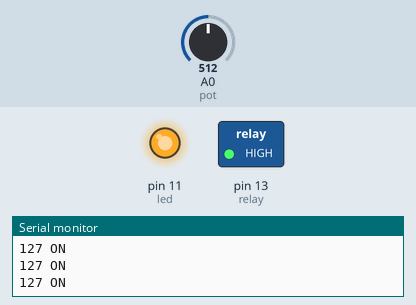
Bench run of a sketch on a simulated Arduino Uno, built with avr-gcc and run on an emulated ATmega328P. Parts: switched loads named in the sketch (green lamp = pin HIGH), output pins drawn as LEDs (lit = HIGH), the last lines printed to the serial monitor. The inputs (shaded band) are chosen by the test bench; at power-on: A0 (pot) = 512.

Above: at 1.2 s.
1.3 s: A0 (pot) set to 619
2.8 s: A0 (pot) set to 642
At 4.0 s:
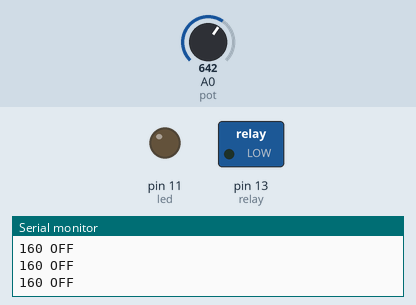
4.3 s: A0 (pot) set to 511
At 5.2 s:
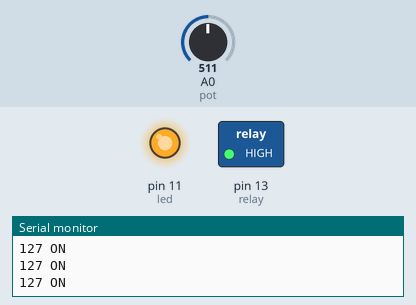
7.3 s: A0 (pot) set to 716
At 7.6 s:
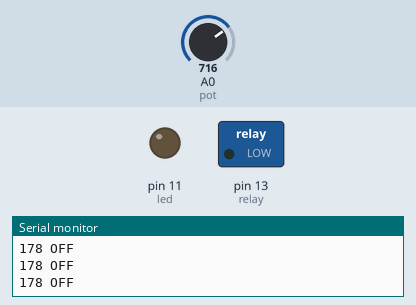
Timing chart, 0 to 9.8 s (numbered marks = the images above; inputs shaded):
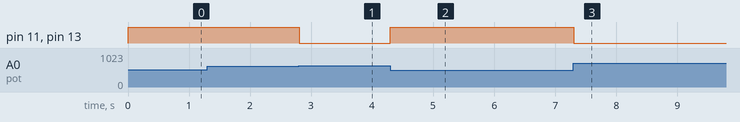

Measured:
- the behaviour switches between 629 and 630 on A0 (pot) (found by bisection; images 0 and 1)
- after the input at 2.8 s, pin 11 (led), pin 13 (relay): HIGH → LOW at once
- after the input at 4.3 s, pin 11 (led), pin 13 (relay): LOW → HIGH at once
- after the input at 7.3 s, pin 11 (led), pin 13 (relay): HIGH → LOW at once

The sketch:

4-Lampara-LED.ino
```cpp
int relay=13;
int pot=A0;
int led=11;
int valor=0;

void setup() {
  Serial.begin(9600);
  pinMode(relay,OUTPUT);
  pinMode(led,OUTPUT);
  pinMode(pot,INPUT);
}

void loop() {
  valor=map(analogRead(pot),0,1023,0,255);
  if(valor<157){
    digitalWrite(relay,HIGH);
    digitalWrite(led,HIGH);
    Serial.print(valor);
    Serial.println(" ON");
  }
  else{
    digitalWrite(relay,LOW);
    digitalWrite(led,LOW);
    Serial.print(valor);
    Serial.println(" OFF");
  }

}
```
